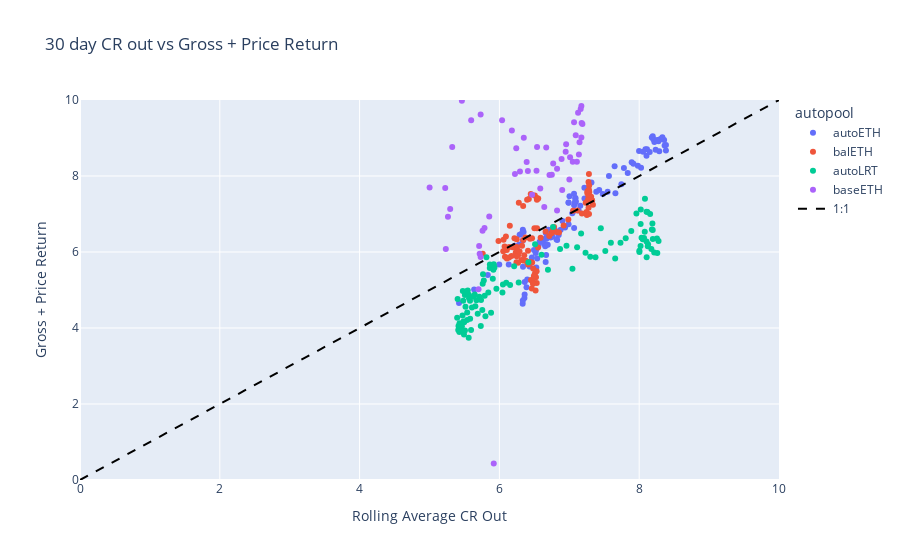

Here is the notebook cell this chart was saved with:
### Code cell
import plotly.express as px
import plotly.io as pio

pio.templates.default = None

import plotly.graph_objects as go


def make_scatterplot(df, x_col, y_col):
    # Create the scatter plot
    fig = px.scatter(
        df,
        x=x_col,
        y=y_col,
        color="autopool",
        hover_data={"index": df.index},
        title="30 day CR out vs Gross + Price Return",
    )

    # Update the axes range to be between 0 and 10
    fig.update_layout(xaxis=dict(range=[0, 10]), yaxis=dict(range=[0, 10]))

    # Add a diagonal line x = y
    fig.add_trace(go.Scatter(x=[0, 10], y=[0, 10], mode="lines", line=dict(color="black", dash="dash"), name="1:1"))

    # Show the plot
    return fig


# get rid of a the missing data,
make_scatterplot(df, "Rolling Average CR Out", "Gross + Price Return").show()
